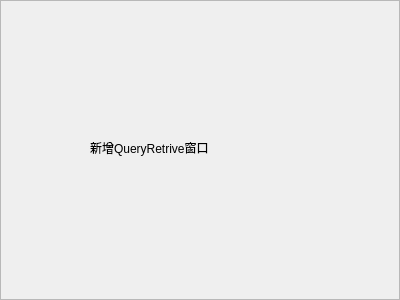
<?xml version="1.0" encoding="UTF-8"?>
<ui version="4.0">
 <class>QRCreateWidget</class>
 <widget class="QFrame" name="QRCreateWidget">
  <property name="geometry">
   <rect>
    <x>0</x>
    <y>0</y>
    <width>400</width>
    <height>300</height>
   </rect>
  </property>
  <property name="windowTitle">
   <string>Frame</string>
  </property>
  <property name="frameShape">
   <enum>QFrame::StyledPanel</enum>
  </property>
  <property name="frameShadow">
   <enum>QFrame::Raised</enum>
  </property>
  <widget class="QLabel" name="label">
   <property name="geometry">
    <rect>
     <x>90</x>
     <y>140</y>
     <width>131</width>
     <height>16</height>
    </rect>
   </property>
   <property name="text">
    <string>新增QueryRetrive窗口</string>
   </property>
  </widget>
 </widget>
 <resources/>
 <connections/>
</ui>
